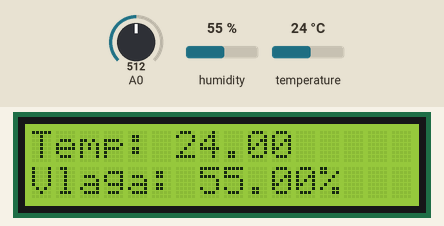
Bench run of a sketch on a simulated Arduino Uno, built with avr-gcc and run on an emulated ATmega328P. Shown: 16×2 character LCD. Inputs (shaded band) come from the test bench; at power-on: humidity 55 %, temperature 24 °C, A0 = 512. What the sketch prints to the serial monitor is not drawn.

Above: at 1.2 s.
1.3 s: humidity set to 22 %
At 3.0 s:
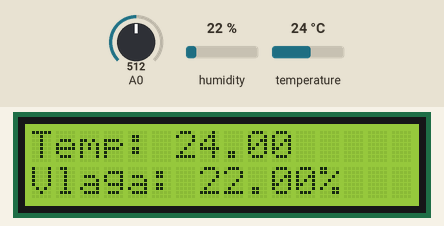
3.6 s: temperature set to 12 °C
At 4.5 s:
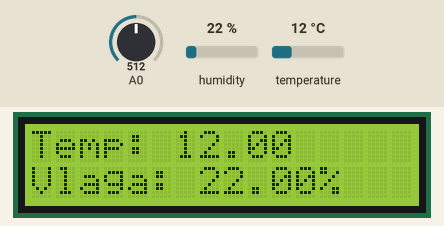
5.6 s: humidity set to 40 %
At 7.3 s:
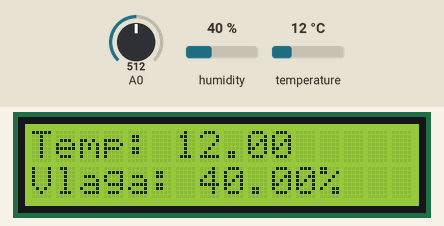
7.6 s: temperature set to 19 °C
At 8.8 s:
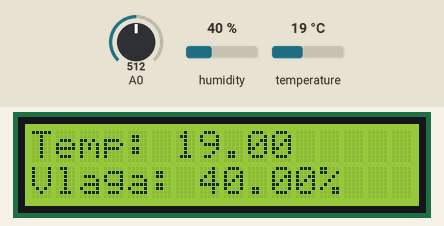
Timing chart, 0 to 10.6 s (numbered marks = the images above; inputs shaded):
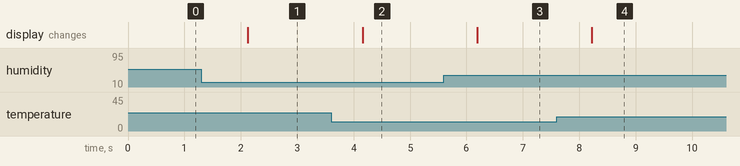

The sketch:

arduino.ino
```cpp
#include "DHT.h"

#define dhtPin 12

#define dhtType DHT11

DHT dht(dhtPin, dhtType);

#include <LiquidCrystal.h>

const int rs = 10, en = 11, d4 = 5, d5 = 4, d6 = 3, d7 = 2;
LiquidCrystal lcd(rs, en, d4, d5, d6, d7);
int svetlost = analogRead(A0);

float vlaga;
float temperatura;

void setup() {
  // put your setup code here, to run once:
  Serial.begin(9600);
  dht.begin();
  lcd.begin(16, 2);
}

void loop() {
  svetlost = analogRead(A0);
  vlaga = dht.readHumidity();
  temperatura = dht.readTemperature();

  if (isnan(vlaga) || isnan(temperatura)) {
    Serial.println("Napaka");
    return;
  }
  Serial.print(temperatura);
  Serial.print("&");
  Serial.print(vlaga);
  Serial.print("&");
  Serial.print(svetlost);
  Serial.println();

  lcd.setCursor(0, 0);
  lcd.print("Temp: " + String(temperatura));
  lcd.setCursor(0, 1);
  lcd.print("Vlaga: " + String(vlaga) + "%");

  delay(1000);

}
```

Measured:
- after the input at 1.3 s, the display: changes after 0.82 s (image 1)
- after the input at 3.6 s, the display: changes after 0.56 s (image 2)
- after the input at 5.6 s, the display: changes after 0.59 s (image 3)
- after the input at 7.6 s, the display: changes after 0.62 s (image 4)
